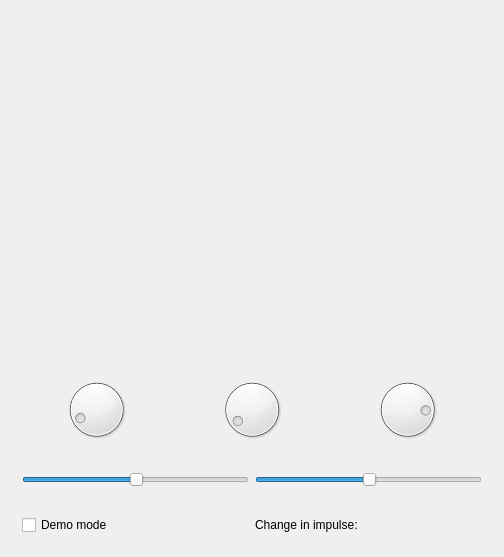
<?xml version="1.0" encoding="UTF-8"?>
<ui version="4.0">
 <class>QtPerfectElasticCollisionMainDialog</class>
 <widget class="QDialog" name="QtPerfectElasticCollisionMainDialog">
  <property name="geometry">
   <rect>
    <x>0</x>
    <y>0</y>
    <width>504</width>
    <height>557</height>
   </rect>
  </property>
  <property name="windowTitle">
   <string>PerfectElasticCollision</string>
  </property>
  <property name="windowIcon">
   <iconset resource="PerfectElasticCollision.qrc">
    <normaloff>:/images/R.png</normaloff>:/images/R.png</iconset>
  </property>
  <layout class="QVBoxLayout" name="verticalLayout">
   <item>
    <widget class="QWidget" name="widget_top" native="true">
     <property name="sizePolicy">
      <sizepolicy hsizetype="Preferred" vsizetype="MinimumExpanding">
       <horstretch>0</horstretch>
       <verstretch>0</verstretch>
      </sizepolicy>
     </property>
    </widget>
   </item>
   <item>
    <widget class="QWidget" name="widget_dials" native="true">
     <property name="maximumSize">
      <size>
       <width>16777215</width>
       <height>91</height>
      </size>
     </property>
     <layout class="QHBoxLayout" name="horizontalLayout">
      <item>
       <widget class="QDial" name="dial_impulse_angle1">
        <property name="sliderPosition">
         <number>17</number>
        </property>
        <property name="wrapping">
         <bool>true</bool>
        </property>
       </widget>
      </item>
      <item>
       <widget class="QDial" name="dial_angle">
        <property name="sliderPosition">
         <number>14</number>
        </property>
        <property name="wrapping">
         <bool>true</bool>
        </property>
       </widget>
      </item>
      <item>
       <widget class="QDial" name="dial_impulse_angle2">
        <property name="sliderPosition">
         <number>75</number>
        </property>
        <property name="wrapping">
         <bool>true</bool>
        </property>
       </widget>
      </item>
     </layout>
    </widget>
   </item>
   <item>
    <widget class="QWidget" name="widget_sliders" native="true">
     <layout class="QHBoxLayout" name="horizontalLayout_2">
      <item>
       <widget class="QSlider" name="slider_impulse_1">
        <property name="sliderPosition">
         <number>50</number>
        </property>
        <property name="orientation">
         <enum>Qt::Horizontal</enum>
        </property>
       </widget>
      </item>
      <item>
       <widget class="QSlider" name="slider_impulse_2">
        <property name="sliderPosition">
         <number>50</number>
        </property>
        <property name="orientation">
         <enum>Qt::Horizontal</enum>
        </property>
       </widget>
      </item>
     </layout>
    </widget>
   </item>
   <item>
    <widget class="QWidget" name="widget_bottom" native="true">
     <layout class="QHBoxLayout" name="horizontalLayout_3">
      <item>
       <widget class="QCheckBox" name="check_demo">
        <property name="text">
         <string>Demo mode</string>
        </property>
       </widget>
      </item>
      <item>
       <widget class="QLabel" name="label_error">
        <property name="text">
         <string>Change in impulse:</string>
        </property>
       </widget>
      </item>
     </layout>
    </widget>
   </item>
  </layout>
 </widget>
 <layoutdefault spacing="6" margin="11"/>
 <resources>
  <include location="PerfectElasticCollision.qrc"/>
 </resources>
 <connections/>
</ui>
